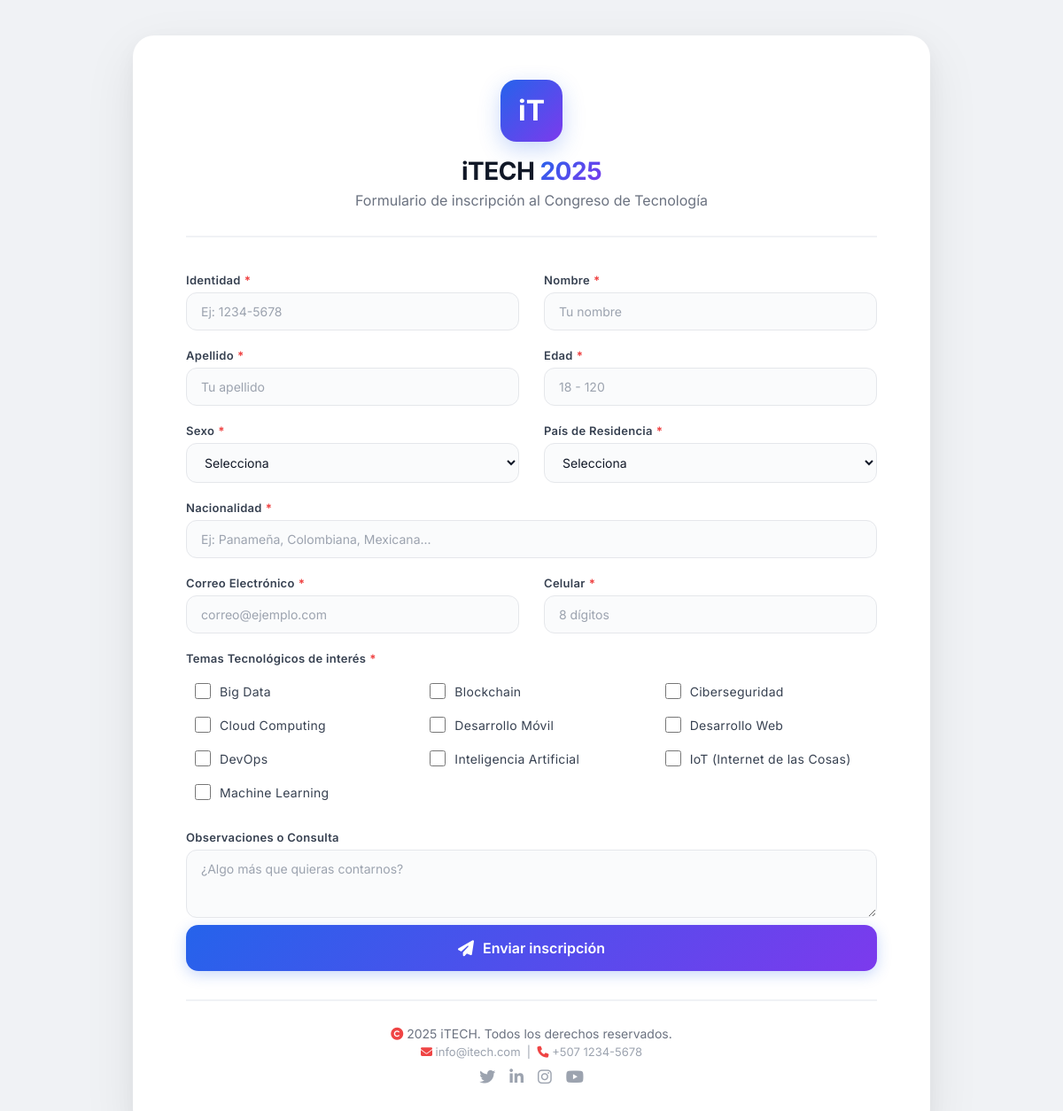
The page /public/ on the database as committed earlier.
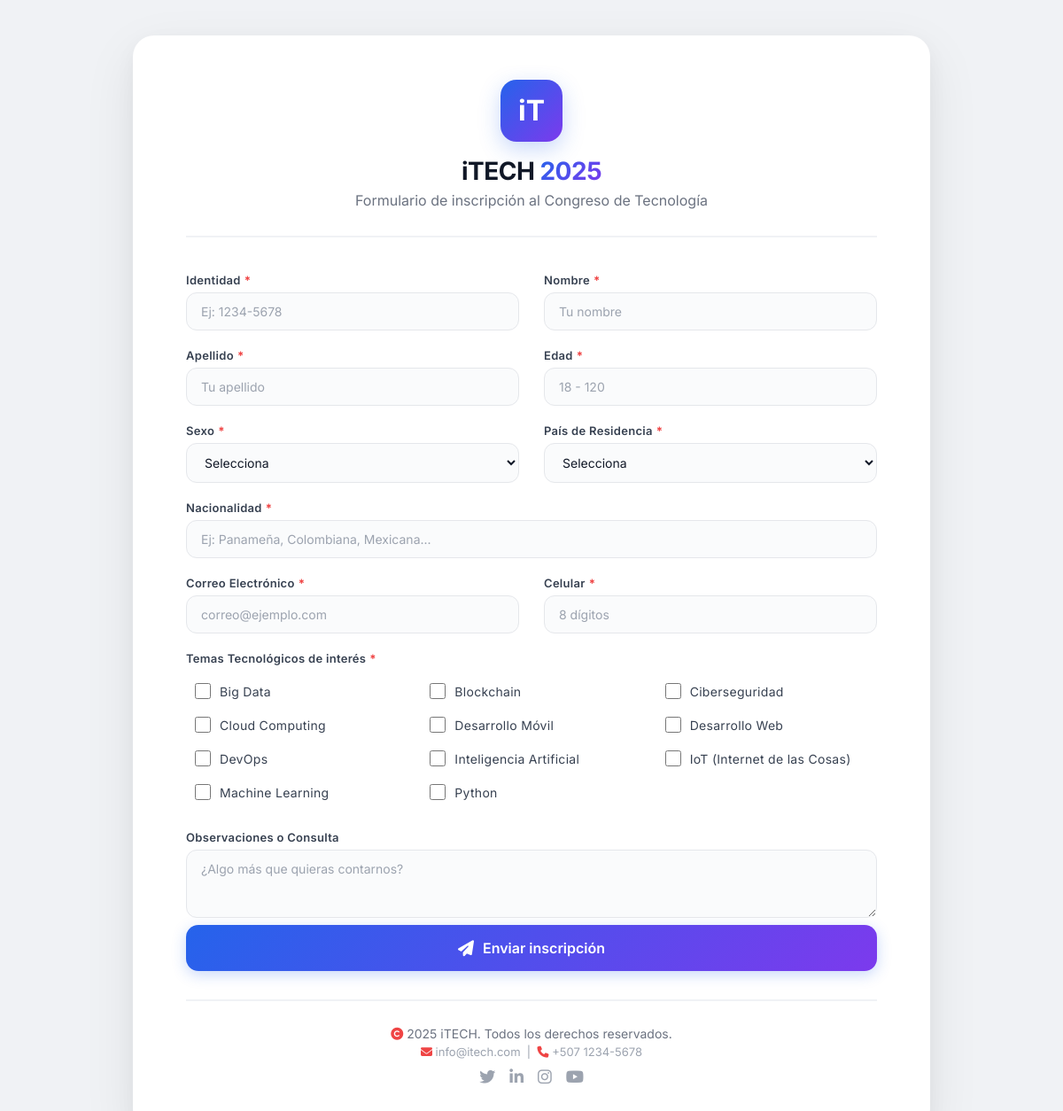
The same page on the database as committed later.
### tables this page shows
CREATE TABLE IF NOT EXISTS areas_interes (
    id INT AUTO_INCREMENT PRIMARY KEY,
    nombre VARCHAR(100) NOT NULL,
    UNIQUE KEY uk_areas_interes_nombre (nombre)
);

### app/controllers/InscriptorController.php (called while the page is built, shortened)
<?php
class InscriptorController {
    private function cargarTemas() {
        try {
            return Database::getInstance()->fetchAll(
                "SELECT id, nombre FROM areas_interes ORDER BY nombre"
            ) ?: [];
        } catch (\Exception $e) {
            error_log("Error cargando temas: " . $e->getMessage());
            return [];
        }
    }
    public function index() {
        $temas = $this->cargarTemas();
        include __DIR__ . '/../views/formulario.php';
    }
}
?>

### app/config/database.php (called while the page is built, shortened)
<?php
class Database {
    private static $instance = null;
    private $conn;
    private $host = '127.0.0.1';
    private $dbname = 'parcial_itech';
    private $username = 'root';
    private $password = '';
    private function __construct() {
        try {
            $this->conn = new \PDO(
                "mysql:host={$this->host};dbname={$this->dbname};charset=utf8mb4",
                $this->username,
                $this->password
            );
            $this->conn->setAttribute(\PDO::ATTR_ERRMODE, \PDO::ERRMODE_EXCEPTION);
        } catch (\PDOException $e) {
            die("Error de conexión a la base de datos: " . $e->getMessage());
        }
    }
    public static function getInstance() {
        if (self::$instance === null) {
            self::$instance = new self();
        }
        return self::$instance;
    }
    public function query($sql, $params = []) {
        $stmt = $this->conn->prepare($sql);
        $stmt->execute($params);
        return $stmt;
    }
    public function fetchAll($sql, $params = []) {
        return $this->query($sql, $params)->fetchAll(\PDO::FETCH_ASSOC);
    }
}
?>

### app/views/formulario.php (the view, shortened to what this page needs)
<!DOCTYPE html>
<html lang="es">
<head>
    <link rel="stylesheet" href="https://cdnjs.cloudflare.com/ajax/libs/font-awesome/6.4.0/css/all.min.css">
</head>
<body>
    <div class="container">
        <div class="header">
            <div class="logo">iT</div>
            <h1>iTECH <span>2025</span></h1>
            <p>Formulario de inscripción al Congreso de Tecnología</p>
        </div>
        <form action="/Parcial2_DSVII/public/guardar" method="POST">
            <div class="form-grid">
                <div class="form-group">
                    <label>Identidad <span class="required">*</span></label>
                    <input type="text" name="identidad" placeholder="Ej: 1234-5678"
                           value="<?= $_POST['identidad'] ?? '' ?>"
                           class="<?= isset($errors['identidad']) ? 'error' : '' ?>">
                </div>
                <div class="form-group">
                    <label>Nombre <span class="required">*</span></label>
                    <input type="text" name="nombre" placeholder="Tu nombre"
                           value="<?= $_POST['nombre'] ?? '' ?>"
                           class="<?= isset($errors['nombre']) ? 'error' : '' ?>">
                </div>
                <div class="form-group">
                    <label>Apellido <span class="required">*</span></label>
                    <input type="text" name="apellido" placeholder="Tu apellido"
                           value="<?= $_POST['apellido'] ?? '' ?>"
                           class="<?= isset($errors['apellido']) ? 'error' : '' ?>">
                </div>
                <div class="form-group">
                    <label>Edad <span class="required">*</span></label>
                    <input type="number" name="edad" placeholder="18 - 120"
                           value="<?= $_POST['edad'] ?? '' ?>"
                           class="<?= isset($errors['edad']) ? 'error' : '' ?>">
                </div>
                <div class="form-group">
                    <label>Sexo <span class="required">*</span></label>
                    <select name="sexo" class="<?= isset($errors['sexo']) ? 'error' : '' ?>">
                        <option value="">Selecciona</option>
                    </select>
                </div>
                <div class="form-group">
                    <label>País de Residencia <span class="required">*</span></label>
                    <select name="pais_id" class="<?= isset($errors['pais_id']) ? 'error' : '' ?>">
                        <option value="">Selecciona</option>
                    </select>
                </div>
                <div class="form-group full-width">
                    <label>Nacionalidad <span class="required">*</span></label>
                    <input type="text" name="nacionalidad" placeholder="Ej: Panameña, Colombiana, Mexicana..."
                           value="<?= $_POST['nacionalidad'] ?? '' ?>">
                </div>
                <div class="form-group">
                    <label>Correo Electrónico <span class="required">*</span></label>
                    <input type="email" name="correo" placeholder="correo@ejemplo.com"
                           value="<?= $_POST['correo'] ?? '' ?>"
                           class="<?= isset($errors['correo']) ? 'error' : '' ?>">
                </div>
                <div class="form-group">
                    <label>Celular <span class="required">*</span></label>
                    <input type="text" name="celular" placeholder="8 dígitos"
                           value="<?= $_POST['celular'] ?? '' ?>"
                           class="<?= isset($errors['celular']) ? 'error' : '' ?>">
                </div>
                <div class="form-group full-width">
                    <label>Temas Tecnológicos de interés <span class="required">*</span></label>
                    <div class="checkbox-group">
                        <?php if (isset($temas) && is_array($temas) && count($temas) > 0): ?>
                            <?php foreach ($temas as $tema): ?>
                                <label>
                                    <input type="checkbox" name="temas[]" value="<?= $tema['id'] ?>"
                                        <?= (isset($_POST['temas']) && in_array($tema['id'], $_POST['temas'])) ? 'checked' : '' ?>>
                                    <?= $tema['nombre'] ?>
                                </label>
                            <?php endforeach; ?>
                        <?php else: ?>
                            <p style="color: #ef4444; font-size: 14px;"> No se cargaron los temas.</p>
                        <?php endif; ?>
                    </div>
                </div>
                <div class="form-group full-width">
                    <label>Observaciones o Consulta</label>
                    <textarea name="observaciones" rows="3" placeholder="¿Algo más que quieras contarnos?"><?= $_POST['observaciones'] ?? '' ?></textarea>
                </div>
            </div>
            <button type="submit" class="btn-submit">
                <i class="fas fa-paper-plane"></i> Enviar inscripción
            </button>
        </form>
        <div class="footer">
            <p>
                <i class="fas fa-copyright"></i> 2025 iTECH. Todos los derechos reservados.
            </p>
            <p style="font-size: 13px; color: #9ca3af; margin-top: 4px;">
                <i class="fas fa-envelope"></i> info@itech.com &nbsp;|&nbsp;
                <i class="fas fa-phone"></i> +507 1234-5678
            </p>
            <div class="social">
                <a href="#"><i class="fab fa-twitter"></i></a>
                <a href="#"><i class="fab fa-linkedin-in"></i></a>
                <a href="#"><i class="fab fa-instagram"></i></a>
                <a href="#"><i class="fab fa-youtube"></i></a>
            </div>
        </div>
    </div>
</body>
</html>

### public/index.php (shortened to what this page needs)
<?php
$path = parse_url($_SERVER['REQUEST_URI'], PHP_URL_PATH);
$path = preg_replace('#^/Parcial2_DSVII#', '', $path);
$path = preg_replace('#^/public#', '', $path);
$path = preg_replace('#^/index\.php#', '', $path);
$path = $path ?: '/';
$controller = new App\Controllers\InscriptorController();
switch ($path) {
    case '/':
    case '/formulario':
        $controller->index();
        break;
}
?>

### app/views/formulario.php (style rules this page uses)
* { margin: 0; padding: 0; box-sizing: border-box; }
body { font-family: 'Inter', -apple-system, BlinkMacSystemFont, 'Segoe UI', Roboto, sans-serif; background: #f0f2f5; min-height: 100vh; display: flex; justify-content: center; align-items: center; padding: 40px 20px; }
.container { background: #ffffff; border-radius: 24px; max-width: 900px; width: 100%; padding: 50px 60px; box-shadow: 0 20px 60px rgba(0,0,0,0.08), 0 8px 24px rgba(0,0,0,0.04); transition: all 0.3s ease; }
.header { text-align: center; margin-bottom: 40px; padding-bottom: 30px; border-bottom: 2px solid #f0f2f5; }
.header .logo { display: inline-block; background: linear-gradient(135deg, #2563eb, #7c3aed); color: white; width: 70px; height: 70px; border-radius: 18px; line-height: 70px; font-size: 32px; font-weight: 700; margin-bottom: 16px; box-shadow: 0 8px 24px rgba(37, 99, 235, 0.25); }
.header h1 { font-size: 28px; font-weight: 700; color: #111827; letter-spacing: -0.5px; }
.header h1 span { background: linear-gradient(135deg, #2563eb, #7c3aed); -webkit-background-clip: text; -webkit-text-fill-color: transparent; }
.header p { color: #6b7280; font-size: 16px; font-weight: 400; margin-top: 6px; }
.form-grid { display: grid; grid-template-columns: 1fr 1fr; gap: 20px 28px; }
.form-group { display: flex; flex-direction: column; gap: 6px; }
.form-group.full-width { grid-column: 1 / -1; }
.form-group label { font-size: 13px; font-weight: 600; color: #374151; letter-spacing: 0.3px; display: flex; align-items: center; gap: 4px; }
.form-group label .required { color: #ef4444; font-weight: 700; }
.form-group input, .form-group select, .form-group textarea { font-family: 'Inter', sans-serif; width: 100%; padding: 12px 16px; border: 1.5px solid #e5e7eb; border-radius: 12px; font-size: 14px; color: #111827; background: #fafbfc; transition: all 0.2s ease; }
.form-group input::placeholder, .form-group textarea::placeholder { color: #9ca3af; }
.checkbox-group { display: grid; grid-template-columns: repeat(auto-fill, minmax(200px, 1fr)); gap: 8px 16px; padding: 8px 0; }
.checkbox-group label { display: flex; align-items: center; gap: 10px; font-size: 14px; font-weight: 400; color: #374151; cursor: pointer; padding: 6px 10px; border-radius: 8px; transition: all 0.15s ease; }
.checkbox-group input[type="checkbox"] { width: 18px; height: 18px; accent-color: #2563eb; border-radius: 4px; cursor: pointer; flex-shrink: 0; }
.btn-submit { width: 100%; padding: 16px; background: linear-gradient(135deg, #2563eb, #7c3aed); color: white; border: none; border-radius: 14px; font-size: 16px; font-weight: 600; font-family: 'Inter', sans-serif; cursor: pointer; transition: all 0.25s ease; display: flex; align-items: center; justify-content: center; gap: 10px; box-shadow: 0 4px 16px rgba(37, 99, 235, 0.25); margin-top: 8px; }
.btn-submit i { font-size: 18px; }
.footer { text-align: center; padding-top: 28px; margin-top: 32px; border-top: 2px solid #f0f2f5; }
.footer p { color: #6b7280; font-size: 14px; font-weight: 400; }
.footer p i { color: #ef4444; }
.footer .social { margin-top: 10px; display: flex; justify-content: center; gap: 16px; }
.footer .social a { color: #9ca3af; font-size: 18px; transition: color 0.2s ease; }

Rows that differ between the two databases and show on the page:
added areas_interes: nombre "Python"
